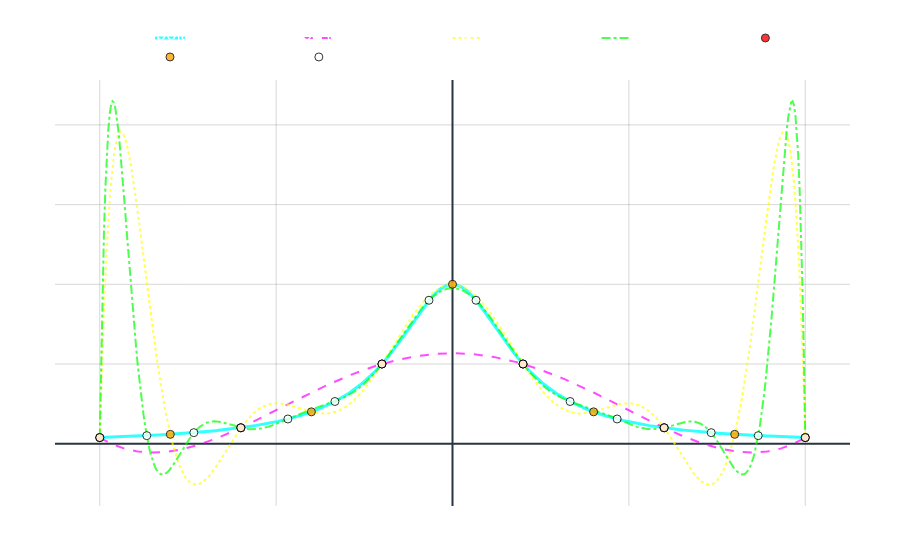

Notebook source saved alongside this figure:
### Code cell
# Create figure
fig = go.Figure()

fig.add_trace(go.Scatter(
    x=x_points, y=f(x_points),
    name="Original f(x)",
    line=dict(color='cyan', width=3),
    opacity=0.8
))

fig.add_trace(go.Scatter(
    x=x_points, y=f_n5(x_points),
    name="n=5 Interpolation",
    line=dict(color='magenta', dash='dash', width=2),
    opacity=0.7
))

fig.add_trace(go.Scatter(
    x=x_points, y=f_n10(x_points),
    name="n=10 Interpolation",
    line=dict(color='yellow', dash='dot', width=2),
    opacity=0.7
))

fig.add_trace(go.Scatter(
    x=x_points, y=f_n15(x_points),
    name="n=15 Interpolation",
    line=dict(color='lime', dash='dashdot', width=2),
    opacity=0.7
))

for n, points, color in [(5, n5, 'red'), (10, n10, 'orange'), (15, n15, 'white')]:
    fig.add_trace(go.Scatter(
        x=points, y=f(points),
        name=f"n={n} Points",
        mode='markers',
        marker=dict(color=color, size=8, line=dict(width=1, color='black')),
        opacity=0.8,
        showlegend=True
    ))

fig.update_layout(
    title="Function Interpolation Comparison (Runge's Phenomenon)",
    xaxis_title="x",
    yaxis_title="f(x)",
    template="plotly_dark",
    legend=dict(
        orientation="h",
        yanchor="bottom",
        y=1.02,
        xanchor="right",
        x=1
    ),
    hovermode="x unified",
    margin=dict(l=50, r=50, b=50, t=80),
    plot_bgcolor='rgba(0, 0, 0, 0)',
    paper_bgcolor='rgba(0, 0, 0, 0)',
    font=dict(color='white')
)

fig.update_xaxes(showgrid=True, gridwidth=0.5, gridcolor='rgba(100, 100, 100, 0.5)')
fig.update_yaxes(showgrid=True, gridwidth=0.5, gridcolor='rgba(100, 100, 100, 0.5)')

fig.show()

### Figure 1 — Plotly figure (JSON) as saved in the notebook; plotly's stock layout.template omitted (floating-point values rounded to 4 significant figures; data arrays with more than 128 entries replaced by an {"elided": "..."} marker saying what was removed)
{"data": [{"line": {"color": "cyan", "width": 3}, "name": "Original f(x)", "opacity": 0.8, "type": "scatter", "x": {"elided": "500 float values"}, "y": {"elided": "500 float values"}}, {"line": {"color": "magenta", "dash": "dash", "width": 2}, "name": "n=5 Interpolation", "opacity": 0.7, "type": "scatter", "x": {"elided": "500 float values"}, "y": {"elided": "500 float values"}}, {"line": {"color": "yellow", "dash": "dot", "width": 2}, "name": "n=10 Interpolation", "opacity": 0.7, "type": "scatter", "x": {"elided": "500 float values"}, "y": {"elided": "500 float values"}}, {"line": {"color": "lime", "dash": "dashdot", "width": 2}, "name": "n=15 Interpolation", "opacity": 0.7, "type": "scatter", "x": {"elided": "500 float values"}, "y": {"elided": "500 float values"}}, {"marker": {"color": "red", "line": {"color": "black", "width": 1}, "size": 8}, "mode": "markers", "name": "n=5 Points", "opacity": 0.8, "showlegend": true, "type": "scatter", "x": [-1.0, -0.6, -0.2, 0.2, 0.6, 1.0], "y": [0.03846, 0.1, 0.5, 0.5, 0.1, 0.03846]}, {"marker": {"color": "orange", "line": {"color": "black", "width": 1}, "size": 8}, "mode": "markers", "name": "n=10 Points", "opacity": 0.8, "showlegend": true, "type": "scatter", "x": [-1.0, -0.8, -0.6, -0.4, -0.2, 0.0, 0.2, 0.4, 0.6, 0.8, 1.0], "y": [0.03846, 0.05882, 0.1, 0.2, 0.5, 1.0, 0.5, 0.2, 0.1, 0.05882, 0.03846]}, {"marker": {"color": "white", "line": {"color": "black", "width": 1}, "size": 8}, "mode": "markers", "name": "n=15 Points", "opacity": 0.8, "showlegend": true, "type": "scatter", "x": [-1.0, -0.8667, -0.7333, -0.6, -0.4667, -0.3333, -0.2, -0.06667, 0.06667, 0.2, 0.3333, 0.4667, 0.6, 0.7333, 0.8667, 1.0], "y": [0.03846, 0.05056, 0.06923, 0.1, 0.1552, 0.2647, 0.5, 0.9, 0.9, 0.5, 0.2647, 0.1552, 0.1, 0.06923, 0.05056, 0.03846]}], "layout": {"font": {"color": "white"}, "hovermode": "x unified", "legend": {"orientation": "h", "x": 1, "xanchor": "right", "y": 1.02, "yanchor": "bottom"}, "margin": {"b": 50, "l": 50, "r": 50, "t": 80}, "paper_bgcolor": "rgba(0, 0, 0, 0)", "plot_bgcolor": "rgba(0, 0, 0, 0)", "title": {"text": "Function Interpolation Comparison (Runge's Phenomenon)"}, "xaxis": {"gridcolor": "rgba(100, 100, 100, 0.5)", "gridwidth": 0.5, "showgrid": true, "title": {"text": "x"}}, "yaxis": {"gridcolor": "rgba(100, 100, 100, 0.5)", "gridwidth": 0.5, "showgrid": true, "title": {"text": "f(x)"}}}}
